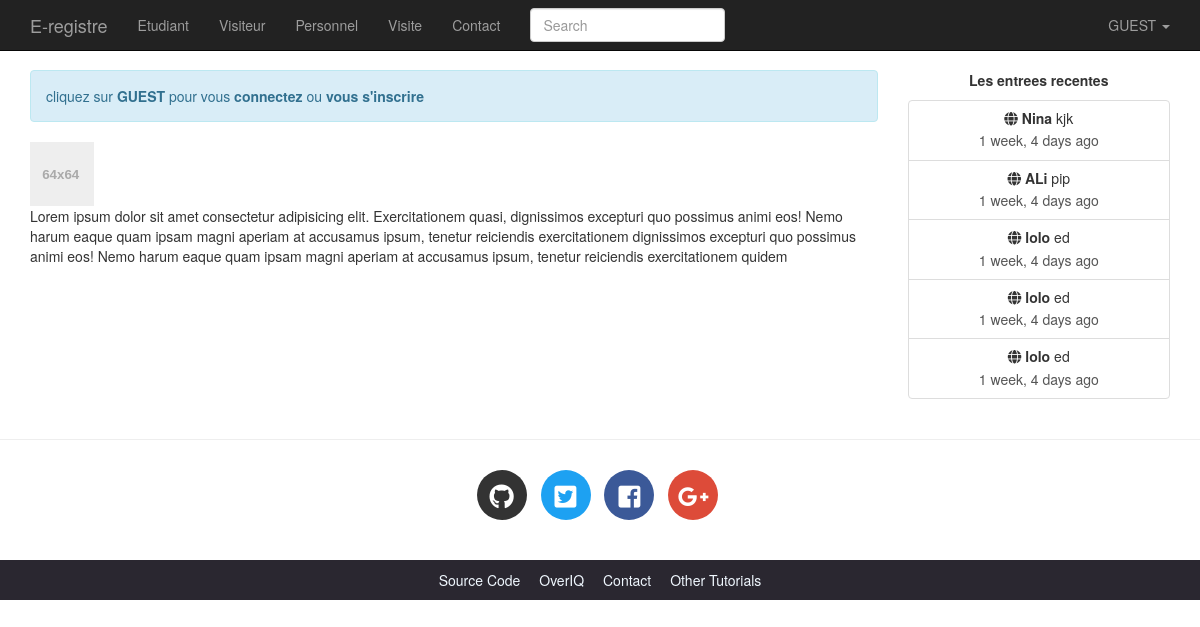
/home/, run on the app's committed database.
### e_registre/models.py (models this page shows, shortened)
class Visite(models.Model):
	personne = models.ForeignKey('Personne',on_delete=models.CASCADE,default=None,null=True)
	date_de_visite = models.DateField(null=True)
	heure_darrivee = models.DateTimeField(null=True)
	heure_depart = models.DateTimeField(null=True)
	motif = models.TextField(null=True)

class Personne(models.Model):
	nom = models.CharField(max_length=30)
	prenom = models.CharField(max_length=35)
	sexe = models.CharField(max_length=10)
	telephone = models.CharField(max_length=13)

### e_registre/views.py (the view)
# urls.py: 2. Add a URL to urlpatterns:  path('', views.home, name='home')
def home(request):
    request.session['first_name'] = "Paul"
    request.session['user'] = request.user.username
    return render(request, 'e_registre/home.html')

### e_registre/context_processors.py (called while the page is built)
def recent_visites(request):
    return dict(recent_visites=Visite.objects.all().order_by("-heure_darrivee")[:8])

### e_registre/templates/e_registre/home.html (shortened to what this page needs)
{% extends 'e_registre/base.html' %}
{% load static %}
{% block main %}
    <div class="media post-meta">
        <div class="media-left">
            <a href="#">
                <img alt="64x64" class="media-object" data-src="holder.js/64x64" data-holder-rendered="true" style="width: 64px; height: 64px;">
            </a>
        </div>
        <div class="contain">
            Lorem ipsum dolor sit amet consectetur adipisicing elit.
            Exercitationem quasi, dignissimos excepturi quo possimus animi eos!
            Nemo harum eaque quam ipsam magni aperiam at accusamus ipsum,
            tenetur reiciendis exercitationem <quidem! class="">dignissimos excepturi quo possimus animi eos!
            Nemo harum eaque quam ipsam magni aperiam at accusamus ipsum,
            tenetur reiciendis exercitationem quidem</quidem!>
        </div>
    </div>
{% endblock %}

### e_registre/templates/e_registre/base.html (shortened to what this page needs)
<!DOCTYPE html>
<html lang="en">
<head>
    {% load static %}
    {% load humanize %}
    <link rel="stylesheet" href="{% static 'e_registre/css/bootstrap.min.css' %}" >
    <link rel="stylesheet" href="{% static 'e_registre/css/bootstrap-select.min.css' %}" >
    <link href="https://use.fontawesome.com/releases/v5.0.7/css/all.css" rel="stylesheet">
    <link rel="stylesheet" href="https://maxcdn.bootstrapcdn.com/bootstrap/3.4.0/css/bootstrap.min.css">
    <link rel="stylesheet" href="{% static 'e_registre/css/main.css' %}">
    <link rel="stylesheet" href="{% static 'e_registre/css/default.css' %}">
</head>
<body>
<nav class="navbar navbar-default navbar-inverse navbar-fixed-top">
    <div class="container">
        <div class="navbar-header">
            <a class="navbar-brand" href="/home">E-registre</a>
        </div>
        <div class="collapse navbar-collapse" id="bs-example-navbar-collapse-1 ">
            <ul class="nav navbar-nav">
                <li {% if request.path == '/personnes/etudiants' %}class='active'{% endif %} >
                    <a href="{% if request.user.is_authenticated %}/personnes/etudiants{% endif %}">Etudiant</a>
                </li>
                <li {% if request.path == '/personnes/visiteurs' %}class='active'{% endif %}>
                    <a href="{% if request.user.is_authenticated %}/personnes/visiteurs{% endif %}">Visiteur<span class="sr-only">(current)</span></a>
                </li>
                <li {% if request.path == '/personnes/personnels' %}class='active'{% endif %}>
                    <a href="{% if request.user.is_authenticated %}/personnes/personnels{% endif %}">Personnel</a>
                </li>
                <li {% if request.path == '/visites/' %}class='active'{% endif %}>
                    <a href="{% if request.user.is_authenticated %}/visites{% endif %}">Visite</a>
                </li>
                <li {% if request.path == '/contact/' %}class='active'{% endif %}>
                    <a href="">Contact</a>
                </li>
            </ul>
            <form action="{% url 'e_registre:search' %}" class="navbar-form navbar-left" method="get">
                <div class="form-group">
                    <input type="text" name="search" class="form-control" placeholder="Search" value="{{request.GET.search}}">
                </div>
            </form>
            <ul class="nav navbar-nav navbar-right">
                <li class="dropdown">
                    <a href="#" class="dropdown-toggle" data-toggle="dropdown" role="button"
                       aria-haspopup="true" aria-expanded="false">
                        {% if request.user.is_authenticated %}
                            {{ request.user.username|upper }}
                        {% else %}
                            GUEST
                        {% endif %}
                        <span class="caret"></span>
                    </a>
                </li>
            </ul>
        </div>
    </div>
</nav>
<div class="container">
    <div class="row">
        <div class="col-lg-9 col-md-9">
            {% if not request.user.is_authenticated and not request.path == '/login/' %}
                <p class="alert alert-info">
                    cliquez sur <b>GUEST</b> pour vous <b>connectez</b> ou <b>vous s'inscrire</b>
                </p>
            {% endif %}
            {% block main %}{% endblock %}
        </div>
        <div class="col-lg-3 col-md-3 text-center hidden-sm hidden-xs">
            <p><b>Les entrees recentes</b></p>
            <div class="list-group">
                {% for recent_visite in recent_visites %}
                    <a href="{{ recent_visite.get_absolute_url }}" class="list-group-item">
                        <h5 class="list-group-item-heading"><span class="fa fa-globe
                            "></span> <b>{{ recent_visite.personne.nom }}</b> {{ recent_visite.personne.prenom }}</h5>
                        <p class="list-group-item-text">{{ recent_visite.heure_darrivee|naturaltime }}</p>
                    </a>
                {% endfor %}
            </div>
        </div>
    </div>
</div>
<hr>
<footer>
    <div class="social-icons">
        <div class="container text-center">
            <ul class="list-inline">
                <li class="list-inline-item social-github">
                    <a href="https://github.com/">
                        <i class="fab fa-github"></i>
                    </a>
                </li>
                <li class="list-inline-item social-twitter">
                    <a href="https://twitter.com/">
                        <i class="fab fa-twitter-square"></i>
                    </a>
                </li>
                <li class="list-inline-item social-facebook">
                    <a href="https://www.facebook.com/">
                        <i class="fab fa-facebook-square"></i>
                    </a>
                </li>
                <li class="list-inline-item social-google-plus">
                    <a href="https://plus.google.com/">
                        <i class="fab fa-google-plus-g"></i>
                    </a>
                </li>
            </ul>
        </div>
    </div>
    <div class="main-footer">
        <div class="container text-center">
            <ul>
                <li><a href="#">Source Code</a></li>
                <li><a href="#">OverIQ</a></li>
                <li><a href="#">Contact</a></li>
                <li><a href="#">Other Tutorials</a></li>
            </ul>
        </div>
    </div>
</footer>
</body>
</html>

### e_registre/static/e_registre/css/main.css (style rules this page uses)
body { padding-top: 70px; }
.social-icons { margin: 30px 0; }
footer .social-icons ul.list-inline li a { display: block; width: 50px; height: 50px; color: #fff; border-radius: 100%; font-size: 25px; line-height: 50px; }
footer .social-icons ul.list-inline li.social-github a { background-color: #333; transition: all .2s ease-in-out; }
footer .social-icons ul.list-inline li.social-twitter a { background-color: #1da1f2; transition: all .2s ease-in-out; }
footer .social-icons ul.list-inline li.social-facebook a { background-color: #3b5998; transition: all .2s ease-in-out; }
footer .social-icons ul.list-inline li.social-google-plus a { background-color: #dd4b39; transition: all .2s ease-in-out; }
.main-footer { background-color: #2a2730; }
.main-footer ul { margin-top: 10px; padding-left: 0; }
.main-footer li { display: inline; }
.main-footer li a { color: aliceblue; }
.main-footer li+ li { margin-left: 15px; }
.post-meta { margin-bottom: 20px; }

### data on the page
Visite: personne.nom "Nina", personne.prenom "kjk", heure_darrivee "1 week, 4 days ago"
Visite: personne.nom "ALi", personne.prenom "pip", heure_darrivee "1 week, 4 days ago"
Visite: personne.nom "lolo", personne.prenom "ed", heure_darrivee "1 week, 4 days ago"
Visite: personne.nom "lolo", personne.prenom "ed", heure_darrivee "1 week, 4 days ago"
Visite: personne.nom "lolo", personne.prenom "ed", heure_darrivee "1 week, 4 days ago"
